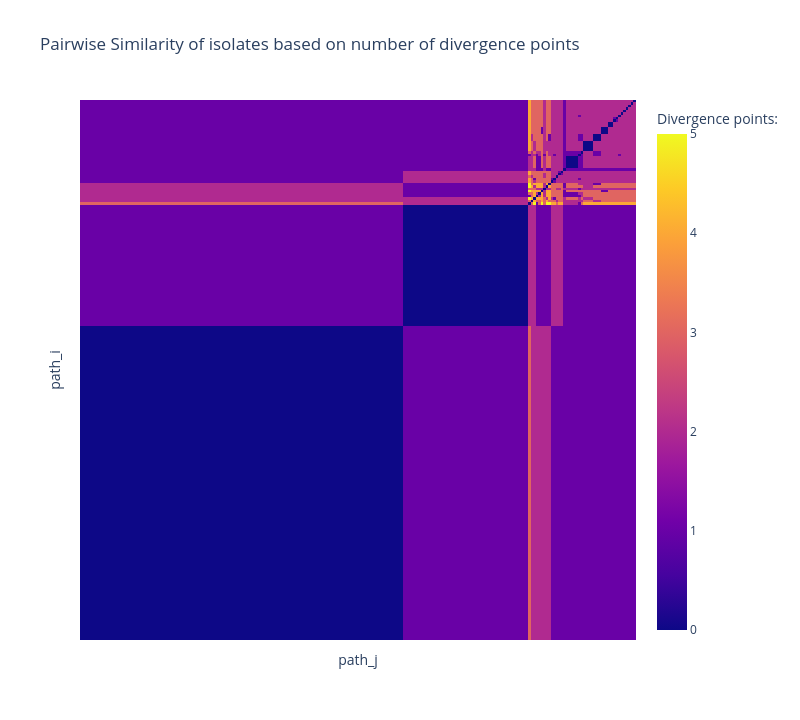

The notebook cell this image was saved under:
### Markdown cell above
### Number of divergence points betwenn paths

### Code cell
divergence_points_mat = calculate_divergence_matrix(example_pangraph, order="hierarchical")
plot_heatmap_hover(divergence_points_mat, show_tick_labels=False, similarity_measure="divergence_points")

### Figure 1 — Plotly figure (JSON) as saved in the notebook; plotly's stock layout.template omitted (floating-point values rounded to 4 significant figures; data arrays with more than 128 entries replaced by an {"elided": "..."} marker saying what was removed)
{"data": [{"colorbar": {"title": {"text": "Divergence points:"}}, "hovertemplate": "path_i: %{y}<br>path_j: %{x}<br>divergence points: %{z}<extra></extra>", "type": "heatmap", "x": {"elided": "222 str values"}, "y": {"elided": "222 str values"}, "z": {"elided": "222x222 float values"}, "zmax": 5, "zmin": 0}], "layout": {"height": 720, "title": {"text": "Pairwise Similarity of isolates based on number of divergence points"}, "width": 800, "xaxis": {"showticklabels": false, "title": {"text": "path_j"}}, "yaxis": {"showticklabels": false, "title": {"text": "path_i"}}}}
